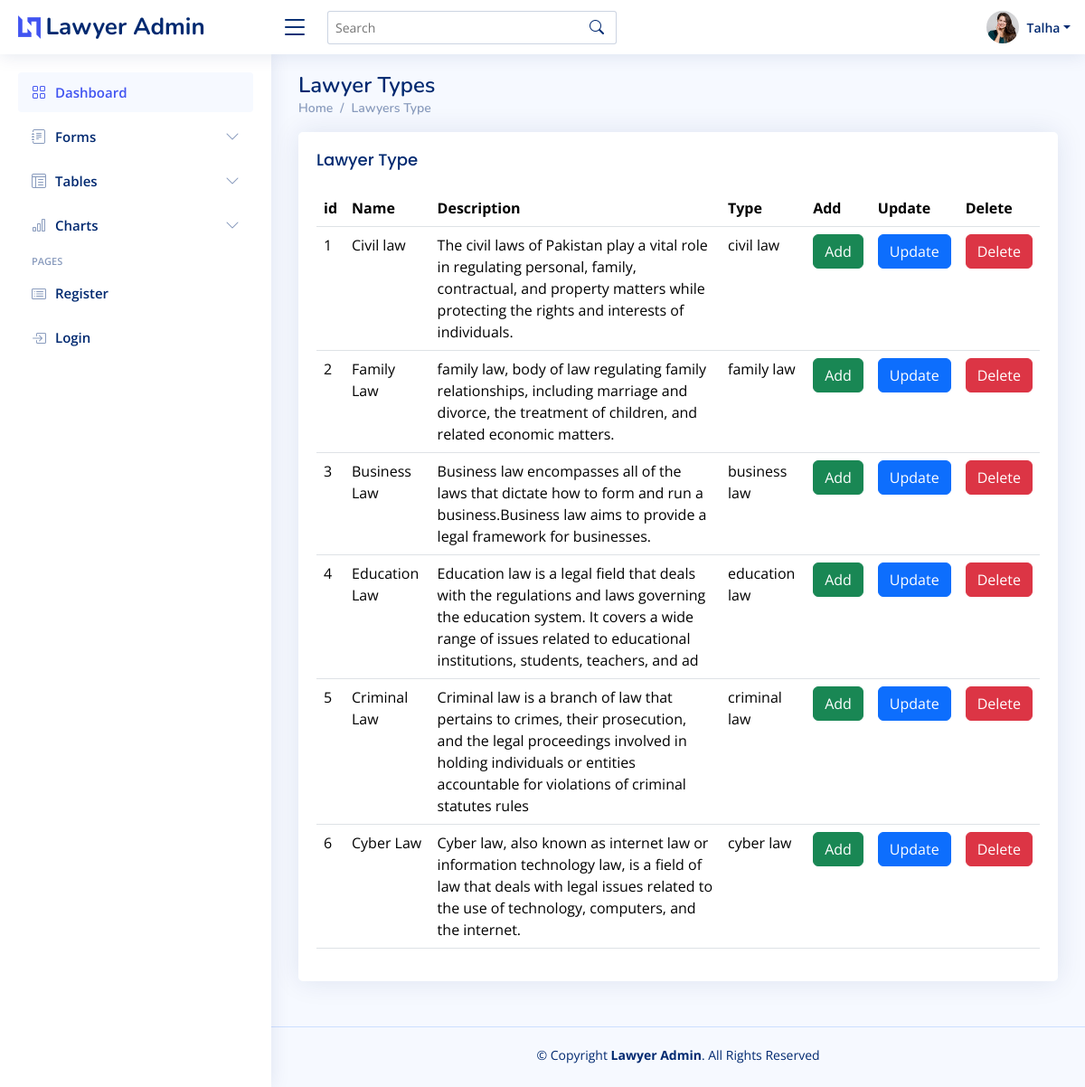
Screenshot of /tables-data.php (signed in) with the database file from the repository.
### tables this page shows
CREATE TABLE `law` (
  `law_id` int(11) NOT NULL,
  `law_name` varchar(255) NOT NULL,
  `law_description` varchar(200) NOT NULL,
  `law_logo` varchar(200) NOT NULL,
  `type` varchar(200) NOT NULL
);

### tables-data.php (the view, shortened to what this page needs)
<?php require "header/navbar.php" ?>
<?php require "connection/connection.php" ?>
<?php
$sql_insert = "SELECT * FROM `law`";
$sql_prepare = $connection->prepare($sql_insert);
$sql_prepare->execute();
$sql_fetch = $sql_prepare->fetchAll(PDO::FETCH_ASSOC);
?>
  <main id="main" class="main">
    <div class="pagetitle">
      <h1>Lawyer Types </h1>
      <nav>
        <ol class="breadcrumb">
          <li class="breadcrumb-item"><a href="index.php">Home</a></li>
          <li class="breadcrumb-item">Lawyers Type </li>
        </ol>
      </nav>
    </div>
    <section class="section">
      <div class="row">
        <div class="col-lg-12">
          <div class="card">
            <div class="card-body">
              <h5 class="card-title">Lawyer Type </h5>
              <table class="table">
                <thead>
                  <tr>
                    <th scope="col">id</th>
                    <th scope="col">Name</th>
                    <th scope="col">Description</th>
                    <th scope="col">Type</th>
                    <th scope="col">Add</th>
                    <th scope="col">Update</th>
                    <th scope="col">Delete</th>
                  </tr>
                </thead>
                <tbody>
                <?php
                foreach($sql_fetch as $fetch){
                ?>
                <tr>
                    <td> <?php echo $fetch['law_id']; ?> </td>
                    <td> <?php echo $fetch['law_name']; ?> </td>
                    <td> <?php echo $fetch['law_description']; ?> </td>
                    <td> <?php echo $fetch['type'] ?> </td>
                  <td>  <a href="catagadd.php?id=<?php echo $fetch['law_id'] ?>" class = "card-lint btn btn-success">Add</a></td>
                  <td>  <a href="catagoriesupdate.php?id=<?php echo $fetch['law_id'] ?>" class = "card-lint btn btn-primary">Update</a></td>
                  <td>  <a href="catagoriesdel.php?delid=<?php echo $fetch['law_id'] ?>" value = "delete"
                      name = "delete" class = "card-lint btn btn-danger">Delete</a></td>
                  </tr>
                  <?php } ?>
                </tbody>
              </table>
            </div>
          </div>
            </div>
          </div>
    </section>
  </main>
  <footer id="footer" class="footer">
    <div class="copyright">
      &copy; Copyright <strong><span>Lawyer Admin</span></strong>. All Rights Reserved
    </div>
    <div class="credits">
    </div>
  </footer>
</body>
</html>

### assets/css/style.css (style rules this page uses)
:root { scroll-behavior: smooth; }
body { font-family: "Open Sans", sans-serif; background: #f6f9ff; color: #444444; }
a { color: #4154f1; text-decoration: none; }
h1, h2, h3, h4, h5, h6 { font-family: "Nunito", sans-serif; }
#main { margin-top: 60px; padding: 20px 30px; transition: all 0.3s; }
.pagetitle { margin-bottom: 10px; }
.pagetitle h1 { font-size: 24px; margin-bottom: 0; font-weight: 600; color: #012970; }
.card { margin-bottom: 30px; border: none; border-radius: 5px; box-shadow: 0px 0 30px rgba(1, 41, 112, 0.1); }
.card-title { padding: 20px 0 15px 0; font-size: 18px; font-weight: 500; color: #012970; font-family: "Poppins", sans-serif; }
.card-body { padding: 0 20px 20px 20px; }
.breadcrumb { font-size: 14px; font-family: "Nunito", sans-serif; color: #899bbd; font-weight: 600; }
.breadcrumb a { color: #899bbd; transition: 0.3s; }
.breadcrumb .breadcrumb-item::before { color: #899bbd; }
@media (min-width: 1200px) { #main, #footer { margin-left: 300px; } }
.footer { padding: 20px 0; font-size: 14px; transition: all 0.3s; border-top: 1px solid #cddfff; }
.footer .copyright { text-align: center; color: #012970; }
.footer .credits { padding-top: 5px; text-align: center; font-size: 13px; color: #012970; }

### rows the page displays
law: law_id "1", law_name "Civil law", law_description "The civil laws of Pakistan play a vital role in regulating personal, family, contractual, and property matters while protecting the rights and interests of individuals.", type "civil law"
law: law_id "2", law_name "Family Law", law_description "family law, body of law regulating family relationships, including marriage and divorce, the treatment of children, and related economic matters.", type "family law"
law: law_id "3", law_name "Business Law", law_description "Business law encompasses all of the laws that dictate how to form and run a business.Business law aims to provide a legal framework for businesses.", type "business law"
law: law_id "4", law_name "Education Law", law_description "Education law is a legal field that deals with the regulations and laws governing the education system. It covers a wide range of issues related to educational institutions, students, teachers, and ad", type "education law"
law: law_id "5", law_name "Criminal Law", law_description "Criminal law is a branch of law that pertains to crimes, their prosecution, and the legal proceedings involved in holding individuals or entities accountable for violations of criminal statutes rules", type "criminal law"
law: law_id "6", law_name "Cyber Law", law_description "Cyber law, also known as internet law or information technology law, is a field of law that deals with legal issues related to the use of technology, computers, and the internet.", type "cyber law"

### other values shown
$_SESSION['username'] "Talha"
